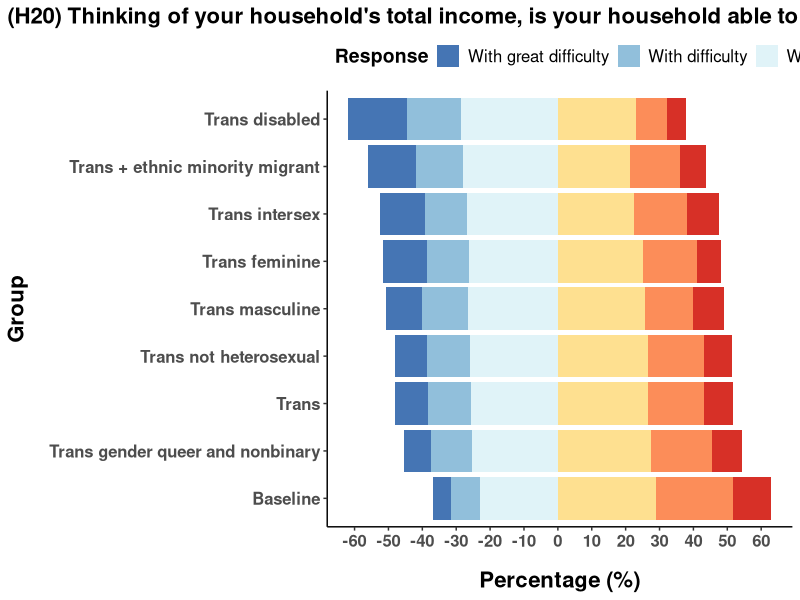
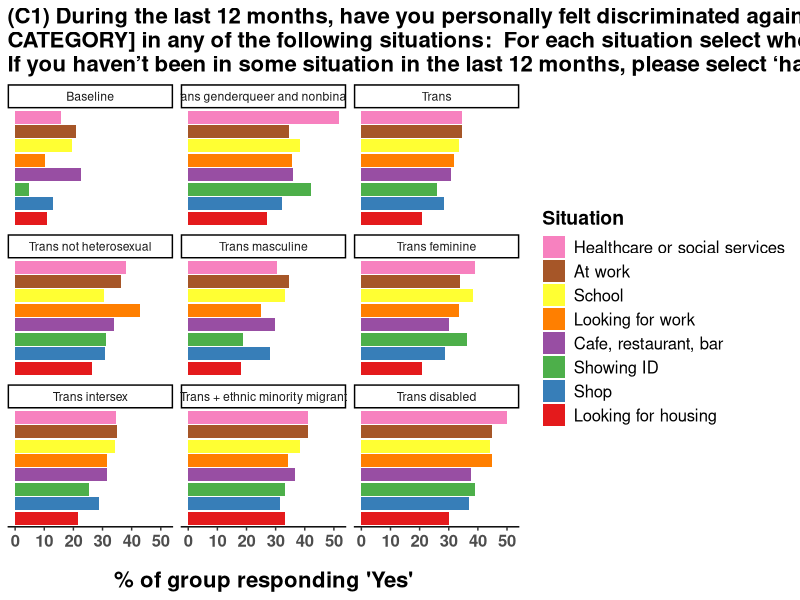
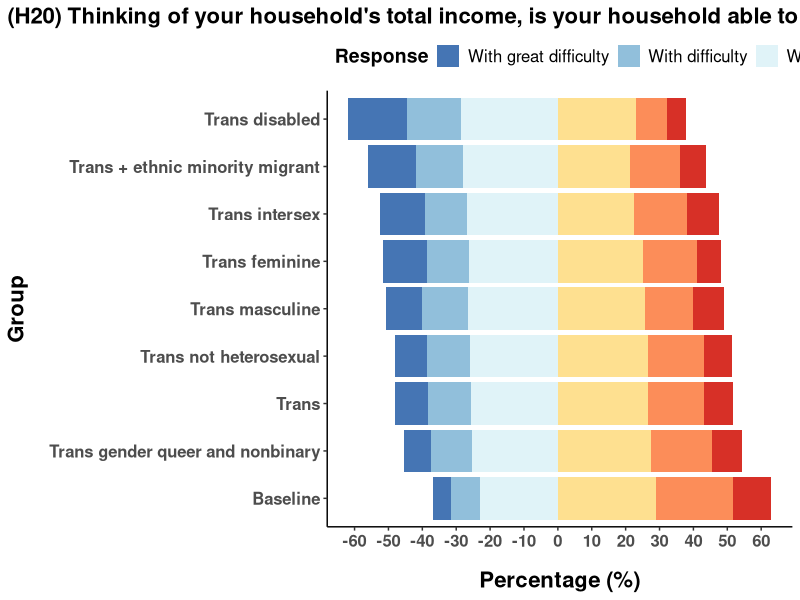
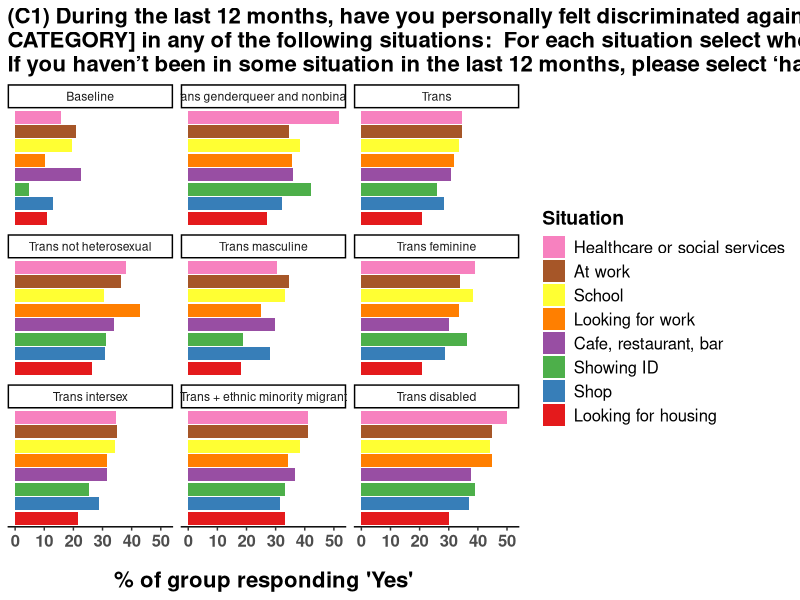

Write the R code that produced these figures, in order.
## ---- chunk 1
knitr::opts_chunk$set(echo = TRUE)
## ---- chunk 2
library(tidyverse) # data wrangling
## ---- chunk 3
# add 
plot_cosmetics <- theme_classic() +
  theme(panel.grid.major = element_blank(), 
        panel.grid.minor = element_blank(),
        #plot.title.position = "plot",
        plot.title = element_text(size = 16, face = "bold"),
        axis.text.x = element_text(size = 12, face = "bold"),
        axis.text.y = element_text(size = 12, face = "bold"),
        axis.title.x = element_text(face = 'bold', size = 16,
                                    margin = margin(t = 15)),
        axis.title.y = element_text(face = 'bold', size = 16,
                                    margin = margin(r = 15)),
        legend.title = element_text(face = 'bold', size = 14),
        legend.text = element_text(size = 12),
        legend.justification = "top")
## ---- chunk 4
h20 <- read_csv("data/h20.csv")
## ---- chunk 5
h20 <- h20 %>% tidyr::pivot_longer(cols = c(`Dont know`:`Very easily`),
                            names_to = "Response")
## ---- chunk 6
h20$Response <- factor(h20$Response, levels = c("With great difficulty", 
                                                "With difficulty",
                                                "With some difficulty", 
                                                "Very easily",
                                                "Easily",
                                                "Fairly easily",
                                                "Prefer not to say",
                                                "Dont know"))
## ---- chunk 7
h20$Group <- factor(h20$Group, levels = c("Baseline", "Trans_gender_queer_and_nonbinary",
                                                "Trans", 
                                                "Trans_not_heterosexual",
                                                "Trans_masculine",
                                                "Trans_feminine",
                                                "Trans_intersex",
                                                "Trans_plus_EMM",
                                                "Trans_disabled"),
                    labels = c("Baseline", "Trans gender queer and nonbinary",
                                                "Trans", 
                                                "Trans not heterosexual",
                                                "Trans masculine",
                                                "Trans feminine",
                                                "Trans intersex",
                                                "Trans + ethnic minority migrant",
                                                "Trans disabled"))
## ---- chunk 8
# make Response numeric
h20 <- h20 %>% mutate(Resp_num = as.numeric(Response))
  
# make the counts negative for those with 'negative' ratings (i.e. 1-3 on likert scale)
h20 <- h20 %>% mutate(value_minus= case_when(grepl("1|2|3", Resp_num) ~ -value, 
                                                        grepl("4|5|6|7|8", Resp_num) ~ value))
## ---- chunk 9
h20 %>% filter(Response != "Dont know" & Response != "Prefer not to say") %>% 
  ggplot(aes(x=Group, y=value_minus, fill = Response)) +
  geom_col(position = position_stack(reverse = F))  +
  scale_fill_manual(values = c('#4575b4', '#91bfdb', '#e0f3f8', '#d73027', '#fc8d59', '#fee090')) +
  coord_flip() +
  scale_y_continuous(breaks = seq(-60, 60, by = 10)) +
  labs(title = "(H20) Thinking of your household's total income, is your household able to make ends meet?",
       x = "Group", y = "Percentage (%)", fill = "Response" ) +
  plot_cosmetics +
  theme(legend.position = "top", legend.justification = "left", plot.title.position = "plot") +
  guides(fill = guide_legend(nrow=1, byrow=F))
## ---- chunk 10
ggsave("h20.png", plot=last_plot(), width = 12, height = 8)

## ---- chunk 11
c1 <- read_csv("c1.csv")
## ---- chunk 12
c1 <- c1 %>% tidyr::pivot_longer(cols = c(`Looking for work`:`Showing ID`),
                            names_to = "Response")
## ---- chunk 13
c1$Response <- factor(c1$Response, levels = c("Looking for work", "At work",
                                              "Looking for housing",
                                              "Healthcare or social services",
                                              "School", "Cafe, restaurant, bar", 
                                              "Shop", "Showing ID"))
## ---- chunk 14
c1$Group <- factor(c1$Group, levels = c("Baseline", "Trans_gender_queer_and_nonbinary",
                                                "Trans", 
                                                "Trans_not_heterosexual",
                                                "Trans_masculine",
                                                "Trans_feminine",
                                                "Trans_intersex",
                                                "Trans_plus_EMM",
                                                "Trans_disabled"),
                    labels = c("Baseline", "Trans genderqueer and nonbinary",
                                                "Trans", 
                                                "Trans not heterosexual",
                                                "Trans masculine",
                                                "Trans feminine",
                                                "Trans intersex",
                                                "Trans + ethnic minority migrant",
                                                "Trans disabled"))
## ---- chunk 15
c1 %>% ggplot(aes(x= fct_reorder(Response, value), y=value, fill = fct_reorder(Response, value))) +
  geom_col(stat="identity", position = position_dodge()) +
  coord_flip() +
  facet_wrap(~Group, labeller=label_value) +
  scale_fill_manual(values = c('#e41a1c','#377eb8','#4daf4a','#984ea3','#ff7f00','#ffff33','#a65628','#f781bf')) +
  labs(title = "(C1) During the last 12 months, have you personally felt discriminated against because of being [RESPONDENT\nCATEGORY] in any of the following situations:  For each situation select whether you felt discriminated or not.\nIf you haven’t been in some situation in the last 12 months, please select ‘haven’t done this’",
       x = NULL, y = "% of group responding 'Yes'", fill = "Situation") +
  plot_cosmetics +
  scale_x_discrete(labels = NULL, breaks = NULL) +
  guides(fill = guide_legend(reverse = TRUE)) +
  theme(legend.position = "right", legend.justification = "right")
## ---- chunk 16
ggsave("c1.png", plot=last_plot(), width = 12, height = 8)
